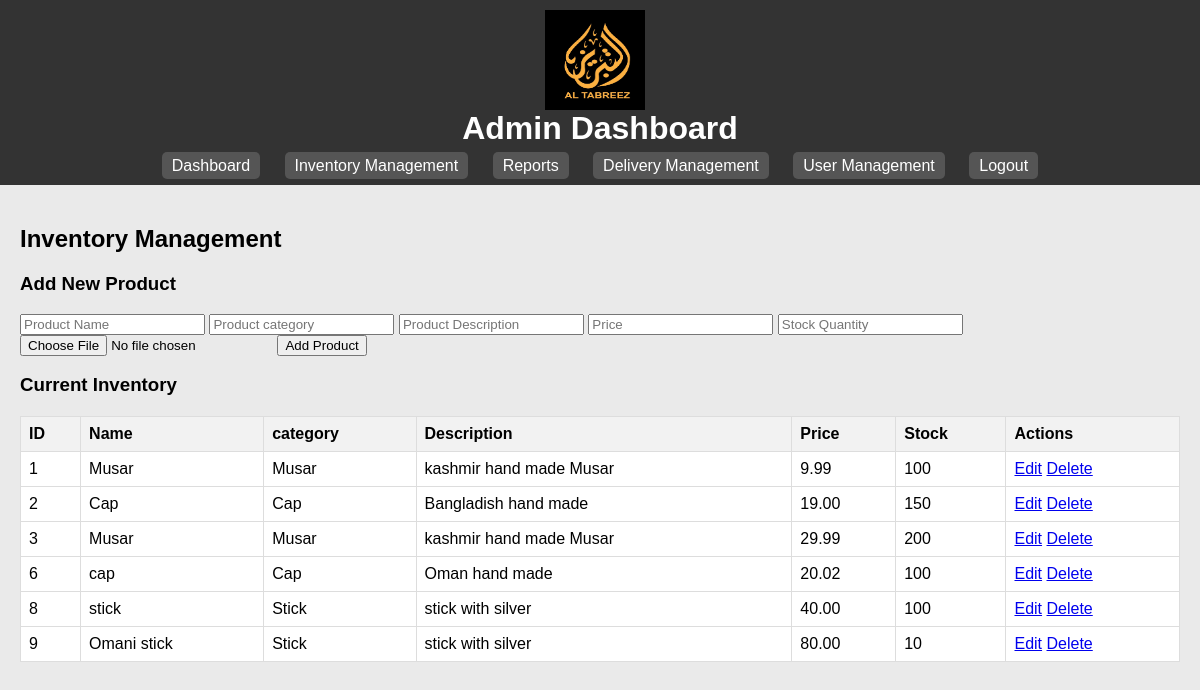
The page /inventory_management.php (signed in) on the database its author committed.
### tables this page shows
CREATE TABLE IF NOT EXISTS `products` (
  `product_id` int NOT NULL AUTO_INCREMENT,
  `name` varchar(255) NOT NULL,
  `description` text,
  `price` decimal(10,2) NOT NULL,
  `image_path` varchar(255) NOT NULL,
  `stock_quantity` int DEFAULT '0',
  `category` varchar(50) DEFAULT NULL,
  `created_at` timestamp NULL DEFAULT CURRENT_TIMESTAMP,
  `updated_at` timestamp NULL DEFAULT CURRENT_TIMESTAMP ON UPDATE CURRENT_TIMESTAMP,
  PRIMARY KEY (`product_id`)
);

### inventory_management.php (the view, shortened to what this page needs)
<?php
require 'dbconnect.php';
$stmt = $pdo->query("SELECT * FROM products");
$products = $stmt->fetchAll();
?>
<!DOCTYPE html>
<html lang="en">
<head>
    <link rel="stylesheet" type="text/css" href="admin_styles.css">
</head>
<body>
<header>
<img src="images/logo.jpg" alt="Al Tabreez Modern Logo" class="header-logo"
            style="height: 100px; width: 100px; margin-right: 10px; vertical-align: middle; ">
    <h1>Admin Dashboard</h1>
    <nav>
        <a href="admin.php">Dashboard</a>
        <a href="inventory_management.php">Inventory Management</a>
        <a href="reports.php">Reports</a>
        <a href="delivery_management.php">Delivery Management</a>
        <a href="usermanagement.php">User Management</a>
        <a href="logout.php">Logout</a>
    </nav>
</header>
<main class="admin-main">
    <section class="inventory-management">
        <h2>Inventory Management</h2>
        <form action="inventory_management.php" method="post" enctype="multipart/form-data">
            <h3>Add New Product</h3>
            <input type="text" name="name" placeholder="Product Name" required>
            <input type="text" name="category" placeholder="Product category" required>
            <input type="text" name="description" placeholder="Product Description" required>
            <input type="number" name="price" placeholder="Price" step="0.01" required>
            <input type="number" name="stock_quantity" placeholder="Stock Quantity" required>
            <input type="file" name="image" accept="image/*" required>
            <button type="submit" name="action" value="add_product">Add Product</button>
        </form>
        <h3>Current Inventory</h3>
        <table border="1">
            <tr>
                <th>ID</th>
                <th>Name</th>
                 <th>category</th>
                <th>Description</th>
                <th>Price</th>
                <th>Stock</th>
                <th>Actions</th>
            </tr>
            <?php foreach ($products as $product): ?>
            <tr>
                <td><?= htmlspecialchars($product['product_id']) ?></td>
                <td><?= htmlspecialchars($product['name']) ?></td>
                <td><?= htmlspecialchars($product['category']) ?></td>
                <td><?= htmlspecialchars($product['description']) ?></td>
                <td><?= htmlspecialchars($product['price']) ?></td>
                <td><?= htmlspecialchars($product['stock_quantity']) ?></td>
                <td>
                    <a href="edit_product.php?id=<?= $product['product_id'] ?>">Edit</a>
                    <a href="delete_product.php?id=<?= $product['product_id'] ?>">Delete</a>
                </td>
            </tr>
            <?php endforeach; ?>
        </table>
    </section>
</main>
</body>
</html>

### admin_styles.css (style rules this page uses)
body { font-family: 'Arial', sans-serif; margin: 0; padding: 0; background-color: #eaeaea; }
header { background-color: #333; color: white; padding: 10px 0; text-align: center; }
header h1 { margin: 0; }
nav { text-align: center; margin-top: 10px; }
nav a { color: white; margin: 0 10px; text-decoration: none; padding: 5px 10px; background-color: #555; border-radius: 5px; transition: background-color 0.3s; }
.admin-main { padding: 20px; display: flex; justify-content: center; align-items: flex-start; flex-wrap: wrap; }
table { width: 100%; border-collapse: collapse; margin-top: 20px; }
th, td { border: 1px solid #ddd; padding: 8px; text-align: left; }
th { background-color: #f2f2f2; }
td { background-color: #fff; }

### rows shown on the page
products: product_id "1", name "Musar", category "Musar", description "kashmir hand made Musar", price "9.99", stock_quantity "100"
products: product_id "2", name "Cap", category "Cap", description "Bangladish hand made", price "19.00", stock_quantity "150"
products: product_id "3", name "Musar", category "Musar", description "kashmir hand made Musar", price "29.99", stock_quantity "200"
products: product_id "6", name "cap", category "Cap", description "Oman hand made", price "20.02", stock_quantity "100"
products: product_id "8", name "stick", category "Stick", description "stick with silver", price "40.00", stock_quantity "100"
products: product_id "9", name "Omani stick", category "Stick", description "stick with silver", price "80.00", stock_quantity "10"
